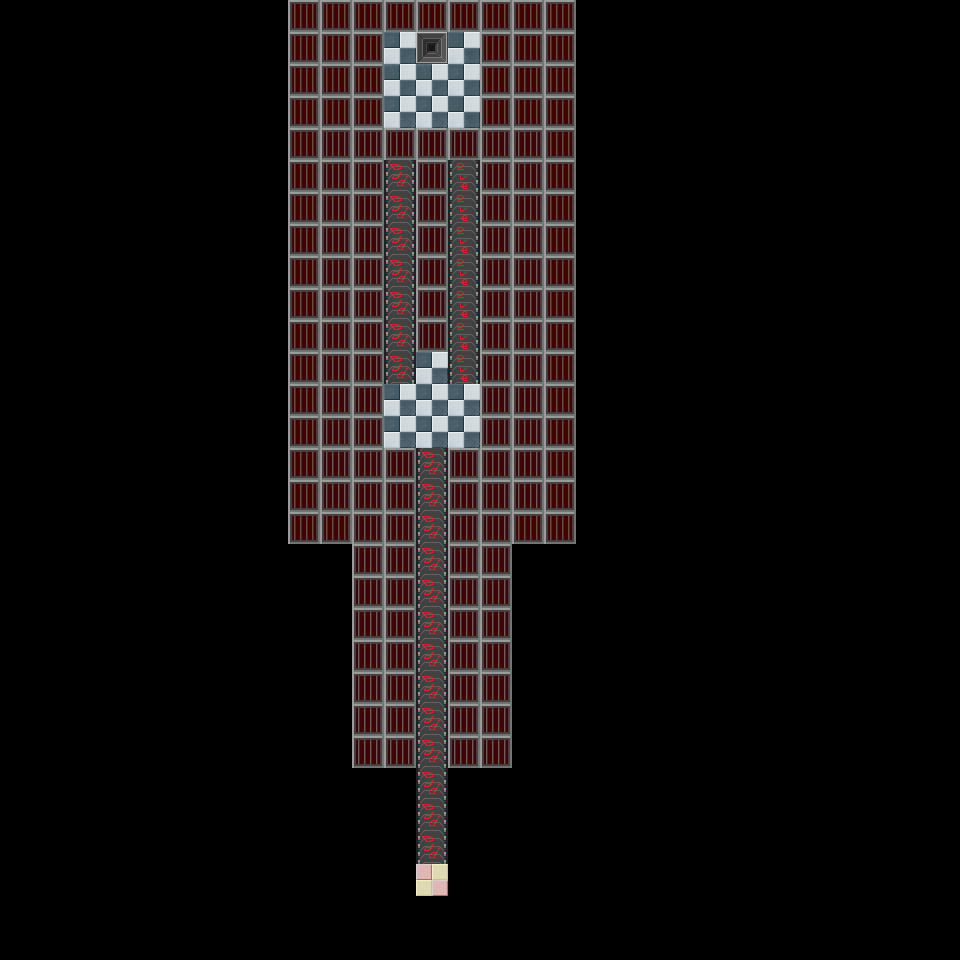

Below is a game level as drawn by its tile map, then a one-line description and the .tmx file that defines it, in full:
An orthogonal 30x30 tile map with 32x32 px tiles, 1 tile layer (geomtry).

<map version="1.8" tiledversion="1.8.6" orientation="orthogonal" renderorder="right-down" width="30" height="30" tilewidth="32" tileheight="32" infinite="0" nextlayerid="2" nextobjectid="1">
 <tileset firstgid="1" source="../tilesets/level_tiles.tsx" />
 <layer id="1" name="geomtry" width="30" height="30">
  <data encoding="csv">
0,0,0,0,0,0,0,0,0,7,7,7,7,7,7,7,7,7,0,0,0,0,0,0,0,0,0,0,0,0,
0,0,0,0,0,0,0,0,0,7,7,7,17,23,16,7,7,7,0,0,0,0,0,0,0,0,0,0,0,0,
0,0,0,0,0,0,0,0,0,7,7,7,18,18,17,7,7,7,0,0,0,0,0,0,0,0,0,0,0,0,
0,0,0,0,0,0,0,0,0,7,7,7,15,15,16,7,7,7,0,0,0,0,0,0,0,0,0,0,0,0,
0,0,0,0,0,0,0,0,0,7,6,6,6,6,6,6,6,7,0,0,0,0,0,0,0,0,0,0,0,0,
0,0,0,0,0,0,0,0,0,7,6,6,25,6,26,6,6,7,0,0,0,0,0,0,0,0,0,0,0,0,
0,0,0,0,0,0,0,0,0,7,6,6,25,6,26,6,6,7,0,0,0,0,0,0,0,0,0,0,0,0,
0,0,0,0,0,0,0,0,0,7,6,6,25,6,26,6,6,7,0,0,0,0,0,0,0,0,0,0,0,0,
0,0,0,0,0,0,0,0,0,7,6,6,25,6,26,6,6,7,0,0,0,0,0,0,0,0,0,0,0,0,
0,0,0,0,0,0,0,0,0,7,6,6,25,6,26,6,6,7,0,0,0,0,0,0,0,0,0,0,0,0,
0,0,0,0,0,0,0,0,0,7,6,6,25,6,26,6,6,7,0,0,0,0,0,0,0,0,0,0,0,0,
0,0,0,0,0,0,0,0,0,7,6,6,25,15,26,6,6,7,0,0,0,0,0,0,0,0,0,0,0,0,
0,0,0,0,0,0,0,0,0,7,6,6,15,15,15,6,6,7,0,0,0,0,0,0,0,0,0,0,0,0,
0,0,0,0,0,0,0,0,0,7,6,6,15,15,15,6,6,7,0,0,0,0,0,0,0,0,0,0,0,0,
0,0,0,0,0,0,0,0,0,7,6,6,6,25,6,6,6,7,0,0,0,0,0,0,0,0,0,0,0,0,
0,0,0,0,0,0,0,0,0,7,6,6,6,25,6,6,6,7,0,0,0,0,0,0,0,0,0,0,0,0,
0,0,0,0,0,0,0,0,0,7,7,6,6,25,6,6,7,7,0,0,0,0,0,0,0,0,0,0,0,0,
0,0,0,0,0,0,0,0,0,0,0,6,6,25,6,6,0,0,0,0,0,0,0,0,0,0,0,0,0,0,
0,0,0,0,0,0,0,0,0,0,0,6,6,25,6,6,0,0,0,0,0,0,0,0,0,0,0,0,0,0,
0,0,0,0,0,0,0,0,0,0,0,6,6,25,6,6,0,0,0,0,0,0,0,0,0,0,0,0,0,0,
0,0,0,0,0,0,0,0,0,0,0,6,6,25,6,6,0,0,0,0,0,0,0,0,0,0,0,0,0,0,
0,0,0,0,0,0,0,0,0,0,0,6,6,25,6,6,0,0,0,0,0,0,0,0,0,0,0,0,0,0,
0,0,0,0,0,0,0,0,0,0,0,6,6,25,6,6,0,0,0,0,0,0,0,0,0,0,0,0,0,0,
0,0,0,0,0,0,0,0,0,0,0,6,6,25,6,6,0,0,0,0,0,0,0,0,0,0,0,0,0,0,
0,0,0,0,0,0,0,0,0,0,0,0,0,25,0,0,0,0,0,0,0,0,0,0,0,0,0,0,0,0,
0,0,0,0,0,0,0,0,0,0,0,0,0,25,0,0,0,0,0,0,0,0,0,0,0,0,0,0,0,0,
0,0,0,0,0,0,0,0,0,0,0,0,0,25,0,0,0,0,0,0,0,0,0,0,0,0,0,0,0,0,
0,0,0,0,0,0,0,0,0,0,0,0,0,24,0,0,0,0,0,0,0,0,0,0,0,0,0,0,0,0,
0,0,0,0,0,0,0,0,0,0,0,0,0,0,0,0,0,0,0,0,0,0,0,0,0,0,0,0,0,0,
0,0,0,0,0,0,0,0,0,0,0,0,0,0,0,0,0,0,0,0,0,0,0,0,0,0,0,0,0,0
</data>
 </layer>
</map>
